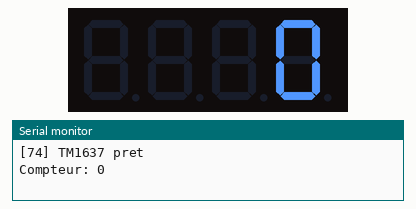
Simulated run of this sketch. Board: Arduino Uno, built with avr-gcc and run on an emulated ATmega328P. Parts: 4-digit seven-segment display, the last lines printed to the serial monitor.

Above: at 0.1 s.
At 4.8 s:
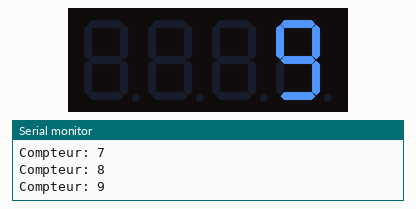
At 9.5 s:
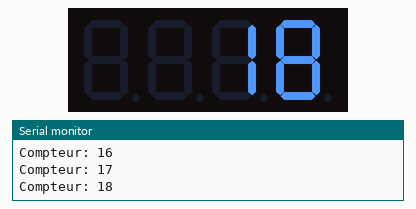
At 19.4 s:
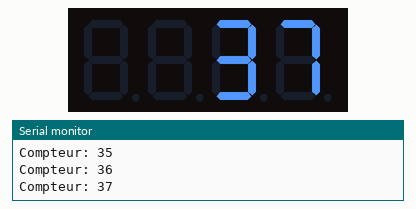
At 29.3 s:
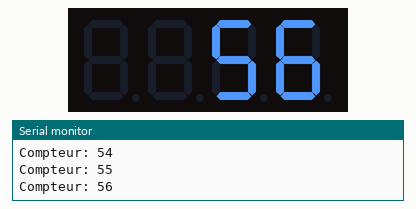
At 39.2 s:
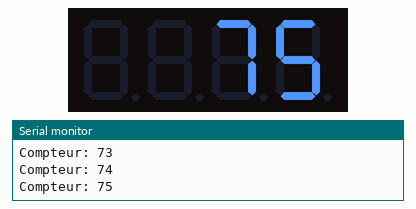

Measured:
- what the display in image 1 shows lasts 0.6 s, from 4.7 s to 5.3 s

The sketch:

74_Afficheur_TM1637.ino
```cpp
/*
 * =====================================================================
 *  Arduino Lab Nexus v6.1.0 STABLE  -  Afficheur 4 digits TM1637
 * =====================================================================
 *  Explication : Affiche un compteur sur un afficheur 4 chiffres TM1637.
 *  Carte       : Arduino UNO / Nano (ATmega328P) - compatible Mega
 *  Moniteur    : 9600 bauds
 *
 *  Câblage :
 *   Arduino 5V     -> TM1637 VCC
 *   Arduino GND    -> TM1637 GND
 *   Arduino D2     -> TM1637 CLK
 *   Arduino D3     -> TM1637 DIO
 *
 *  Bibliothèques requises (arduino-cli lib install "...") : TM1637
 * =====================================================================
 */
// @libs: TM1637

#include <TM1637Display.h>

// Broches du module
const uint8_t PIN_CLK = 2;
const uint8_t PIN_DIO = 3;

TM1637Display afficheur(PIN_CLK, PIN_DIO);
int compteur = 0;

void setup() {
  Serial.begin(9600);
  afficheur.setBrightness(5);   // luminosité 0 à 7
  afficheur.clear();
  Serial.println(F("[74] TM1637 pret"));
}

void loop() {
  // Affiche le compteur puis l'incrémente
  afficheur.showNumberDec(compteur, false);
  Serial.print(F("Compteur: ")); Serial.println(compteur);
  compteur++;
  if (compteur > 9999) compteur = 0;
  delay(500);
}
```
